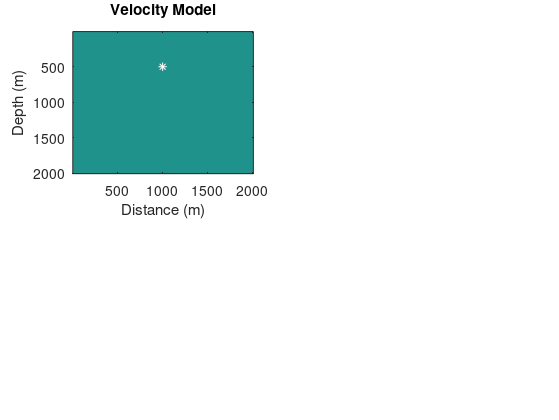

Reproduce this figure in MATLAB. (Note: this script raises an error after producing the figure.)
% MAINRTMTIMECPMLFOR2DAW simulates Kirchoff migration and reverse time
% migration (RTM) with 2-d acoustic wave in time domain with absorbing
% boundary condition (ABC) called Nonsplit Convolutional-PML (CPML)
%
% This matlab source file is free for use in academic research.
% All rights reserved.
%
% Originally written by
% Stuart Kozola for Large Data in MATLAB: A Seismic Data Processing Case Study
% http://www.mathworks.com/matlabcentral/fileexchange/30585-large-data-in-matlab--a-seismic-data-processing-case-study
% The MathWorks Inc., 03/2011
% Modified by
% Lingchen Zhu (zhulingchen@gmail.com), Entao Liu (liuentao@gmail.com)
% Center for Signal and Information Processing, Center for Energy & Geo Processing
% Georgia Institute of Technology

close all;
clear;
clc;
%% MicroSeismic Time reversal Example - Layer Cake Model
% in time domain
% modified by Entao Liu
% support arbitrary / random microseismic and receiver positions
% support Nonsplit Convolutional-PML (CPML)
EPSILON = 1e-3;


%% Data source
% This example is derived from Gerard Schuster's
% <http://utam.gg.utah.edu/Inter.LAB1/CH2.lab/lab.mig.pre/lab.html MATLAB
% example> and book <http://www.cambridge.org/gb/knowledge/isbn/item2327397/?site_locale=en_GB
% Seismic Interferometry>
%
addpath(genpath('./modelData'));
addpath(genpath('./src'));


%% Read in velocity model data and plot it
velocityModel = 2500 * ones(200, 200);
[nz, nx] = size(velocityModel);

dx = 10;
dz = 10;
x = (1:nx) * dx;
z = (1:nz) * dz;

nBoundary = 20;

% grids and positions of shot array
shotz = [500];
shotx = [1000];
if (length(shotz) ~= length(shotx))
   error('The length of z-axis coordinate list and x-axis coordinate list should be the same!'); 
end

% grids and positions of receiver array
recArrType = 'uniform';
idxRecArrLeft = 1;
idxRecArrRight = nx;
nRecs = nx;
if (strcmpi(recArrType, 'uniform'))
    xRecGrid = (idxRecArrLeft:ceil((idxRecArrRight - idxRecArrLeft + 1)/nRecs):idxRecArrRight);
elseif (strcmpi(recArrType, 'random'))
    xRecGrid = (idxRecArrLeft:idxRecArrRight);
    xRecGrid = sort(xRecGrid(randperm(idxRecArrRight - idxRecArrLeft + 1, nRecs)));
else
    error('Receiver array deployment type error!');
end
xRec = xRecGrid * dx;


% plot the velocity model
hFig = figure;
set(hFig, 'PaperPositionMode', 'auto');
figPos = get(hFig, 'Position');
set(hFig, 'Position', figPos + [0, 0, 0, ~mod(figPos(end), 2)]);

subplot(2,2,1);
imagesc(x, z, velocityModel)
xlabel('Distance (m)'); ylabel('Depth (m)');
title('Velocity Model');
hold on;
hShotPos = plot(shotx, shotz, 'w*');
hold off;
colormap(seismic);


%% Create shot gathers
% Use the velocity model to simulate a seismic survey.  The wave equations
% is solved using finite differences with a continuous source function
vmin = min(velocityModel(:));
vmax = max(velocityModel(:));

% calculate time step dt from stability crierion for finite difference
% solution of the wave equation.
dt = 0.75*(dz/vmax/sqrt(2));

% determine time samples nt from wave travelime to depth and back to
% surface
nt = round(0.5*(sqrt((dx*nx)^2 + (dz*nz)^2)*2/vmin/dt + 1));
t  = (0:nt-1).*dt;

% add region around model for applying absorbing boundary conditions
V = extBoundary(velocityModel, nBoundary, 2);


% number of approximation order for differentiator operator
nDiffOrder = 2;

% Define frequency parameter for ricker wavelet
f = 25;


%% Generate shots and save to file and video

figure(hFig);
colormap(seismic); %bone

filenameVideo = './videos/MSforward_homo.mp4';
if ~exist(filenameVideo, 'file')
    objVideoModelShots = VideoWriter(filenameVideo, 'MPEG-4');
    open(objVideoModelShots);
end

% generate shot signal
rw1dTime = zeros(1, nt);
for ifreq = 1:length(f)
    rw1dTime = rw1dTime + 0.1*ricker(f(ifreq), nt, dt);
end

% generate shot signal
source = zeros([size(V), nt]);
% source(1, xs, 1) = 1; % impulse input
for is = 1:length(shotz)
    source(shotz(is)/dz, shotx(is)/dx+nBoundary, :) = reshape(rw1dTime, 1, 1, nt);
end

% generate shot record
tic;
[dataTrue, snapshotTrue] = fwdTimeCpmlFor2dAw(V, source, nDiffOrder, nBoundary, dz, dx, dt);
timeForward = toc;
fprintf('Generate Forward Timing Record. elapsed time = %fs\n', timeForward);

filenameDataTrue = sprintf('./modelData/homogeneousModelData/dataTrue.mat');
filenameSnapshotTrue = sprintf('./modelData/homogeneousModelData/snapshotTrue.mat');

if ~exist(filenameDataTrue, 'file')
    save(filenameDataTrue, 'dataTrue', '-v7.3');
end

if ~exist(filenameSnapshotTrue, 'file')
    save(filenameSnapshotTrue, 'snapshotTrue', '-v7.3');
end

dataTrue = dataTrue(nBoundary+1:end-nBoundary,:)';

for it = 1:nt
    % plot shot function
    subplot(2,2,2);
    plot([1:nt], rw1dTime); hold on;
    plot(it, rw1dTime(it), 'r*'); hold off;
    xlim([1, nt]);
    xlabel('Time'); ylabel('Amplitude');
    title(sprintf('Input source waveform'));
    
    % plot shot record evolution (true)
    ds = zeros(nt, nx);
    ds(1:it, :) = dataTrue(1:it, :);
    subplot(2,2,3)
    imagesc(x, t, ds)
    xlabel('Distance (m)'), ylabel('Time (s)')
    title('Shot Record (True)')
    caxis([-0.1 0.1])
    
    % plot wave propagation (true)
    subplot(2,2,4)
    imagesc(x, z, snapshotTrue(1:end-nBoundary, nBoundary+1:end-nBoundary, it))
    xlabel('Distance (m)'), ylabel('Depth (m)')
    title(sprintf('Wave Propagation (True) t = %.3f', t(it)));
    hold on;
    hShotPos = plot(shotx, shotz, 'w*');
    hold off;
    caxis([-0.14 1])
    
    if exist('objVideoModelShots', 'var')
        writeVideo(objVideoModelShots, im2frame(hardcopy(hFig, '-dzbuffer', '-r0')));
    end
    drawnow;
end %shot loop

if exist('objVideoModelShots', 'var')
    close(objVideoModelShots);
end

%% Time Reversal

filenameVideo = './videos/MSreverse_homo.mp4';
if ~exist(filenameVideo, 'file')
    objVideoModelReverse = VideoWriter(filenameVideo, 'MPEG-4');
    open(objVideoModelReverse);
end

load('./modelData/homogeneousModelData/dataTrue.mat'); % dataTrue

noisyDataTrue = dataTrue;

for i=1:nRecs
    noisyDataTrue(i+nBoundary,:) = awgn(dataTrue(i+nBoundary,:), -10, 'measured');
end

tic;
[~, rtmsnapshot] = rvsTimeCpmlFor2dAw(V, noisyDataTrue, nDiffOrder, nBoundary, dz, dx, dt);
timeRT = toc;
fprintf('Generate Reverse Time Record, elapsed time = %fs\n', timeRT);

filenameRTMSnapshot = sprintf('./modelData/homogeneousModelData/rtmsnapshot.mat');

if ~exist(filenameRTMSnapshot, 'file')
    save(filenameRTMSnapshot, 'rtmsnapshot', '-v7.3');
end

noisyDataTrue = noisyDataTrue(nBoundary+1:end-nBoundary,:)';

for it = nt:-1:20
    
    subplot(2,2,3)
    imagesc(x, t, noisyDataTrue); hold on;
    plot(x, t(it), 'b-', 'LineWidth', 2); hold off;
    xlabel('Distance (m)'), ylabel('Time (s)')
    title('Shot Record (True)')
    caxis([-0.1 0.1])
    
    subplot(2,2,4)
    imagesc(x, z, rtmsnapshot(1:end-nBoundary, nBoundary+1:end-nBoundary, it))
    xlabel('Distance (m)'), ylabel('Depth (m)')
    title(sprintf('Wave Propagation (True) t = %.3f', t(it)));
    hold on;
    hShotPos = plot(shotx, shotz, 'w*');
    hold off;
    % caxis([-0.14 1])
    
    if exist('objVideoModelReverse', 'var')
        writeVideo(objVideoModelReverse, im2frame(hardcopy(hFig, '-dzbuffer', '-r0')));
    end
    drawnow
end

if exist('objVideoModelReverse', 'var')
    close(objVideoModelReverse);
end